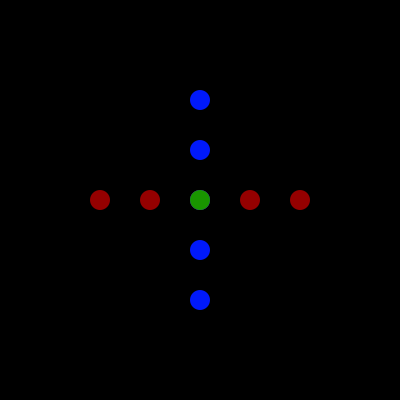
Frame 1 (no input)
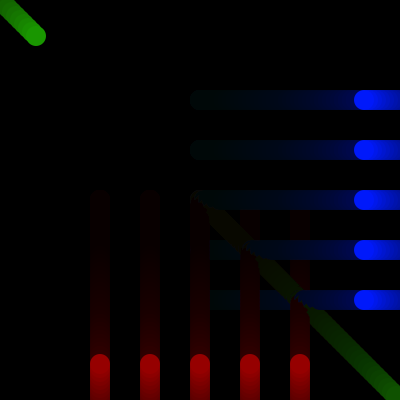
Frame 60 (the mouse pressed at the canvas centre just before this capture)
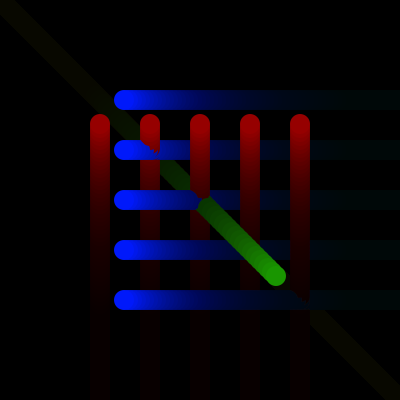
Frame 120 (the mouse held since frame 60 and released just before this capture)

The Processing sketch that drew these frames (run headless with seeded random() and noise(); from frame 60 on, the mouse is pressed at the canvas centre):

// Processing sketch: processing_89294
// ── processing_89294.pde

// Josh Newby  jnewby@andrew.cmu.edu  Copyright Josh Newby 2013
// This program makes a bunch of balls bounce and glide across the screen
// homeowork # 6

float bx, by, px, py, speed, ax, ay, cx, cy, aspeed, a, b, c, d, bspeed;

void setup()
{
  size (400, 400);
  background (0, 0, 0);
  noStroke();
  smooth();
  
  //ball1
  bx = 200;
  by = 200;
  px = 20;
  py = 20;
  speed = 4;
  
  //ball2
  ax = 200;
  ay = 200;
  cx = 20;
  cy = 20;
  aspeed = 4;
  
  //ball3
  a = 200;
  b = 200;
  c = 20;
  d = 20;
  bspeed = 4;
}

void draw()
{
  prep();
  ball1(bx, by, px, py);
  ball1(bx + 50, by, px, py);
  ball1(bx - 50, by, px, py);
  ball1(bx + 100, by, px, py);
  ball1(bx -100, by, px, py);
  bounce1();
  ball2(ax, ay + 50, cx, cy);
  ball2(ax, ay - 50, cx, cy);
  ball2(ax, ay + 100, cx, cy);
  ball2(ax, ay - 100, cx, cy);
  ball2(ax, ay, cx, cy);
  bounce2();
  ball3 (a, b, c, d);
  orbit1();
}

void orbit1()
{
  a = a + bspeed;
  if (a >= width)
  {
    a = 0;
  }
  b = b + bspeed;
  if (b >= height)
  {
    b = 0;
  }
}

void ball3 (float a, float b, float c, float d)
{
  fill (25, 150, 0);
  ellipse (a, b, c, d);
}

void prep()
{
  fill (0, 0, 0, 15);
  rect (-1, -1, width + 1, height + 1);
}

void ball1 (float bx, float by, float px, float py)
{
  fill (150, 0, 0);
  ellipse (bx, by , px, py);
}

void bounce1()
{
  by = by + speed;
  if (by >= height)
  {
    speed = -speed;
  }
  else if (by <= 0)
  {
    speed = -speed;
  }
}

void ball2 (float ax, float ay, float cx, float cy)
{
  fill (0, 25, 250);
  ellipse (ax, ay , cx, cy);
}

void bounce2 ()
{
  ax = ax + aspeed;
  if (ax >= width)
  {
    aspeed = -aspeed;
  }
  else if (ax <= 0)
  {
    aspeed = -aspeed;
  }
}
